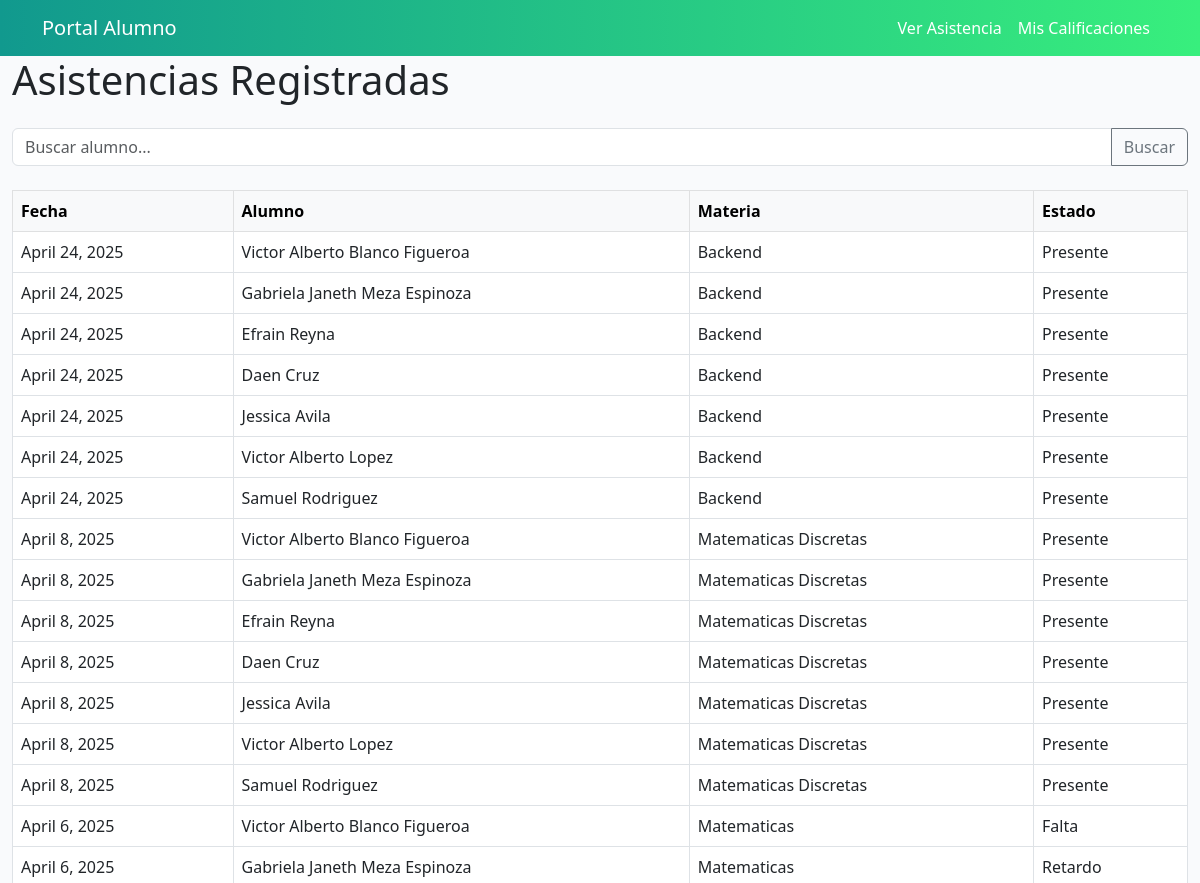
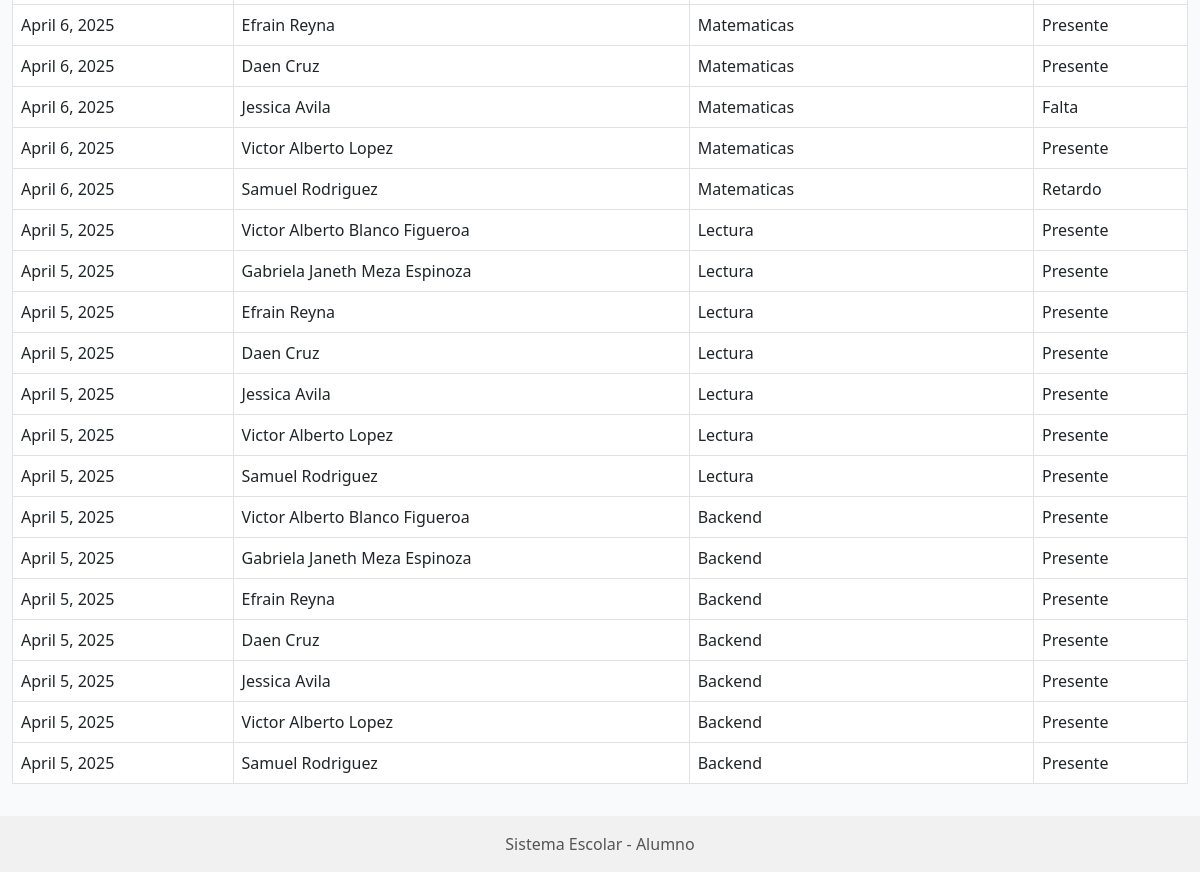
The page /asistencia/ on the database its author committed (2 pictures, top to bottom).
### gestion_escolar/models.py (models this page shows, shortened)
class Asistencia(models.Model):
    alumno = models.ForeignKey(Alumno, on_delete=models.CASCADE)
    materia = models.ForeignKey(Materia, on_delete=models.CASCADE)
    fecha = models.DateField()
    ESTADOS = (
        ('P', 'Presente'),
        ('F', 'Falta'),
        ('R', 'Retardo'),
    )
    estado = models.CharField(
        max_length=1,
        choices=ESTADOS,
        default='P',  # Por defecto, se marca "Presente"
    )

class Alumno(models.Model):
    usuario = models.OneToOneField(User, on_delete=models.CASCADE)
    matricula = models.CharField(max_length=20, blank=True, null=True)
    nombre = models.CharField(max_length=100, blank=True, null=True)
    apellido = models.CharField(max_length=100, blank=True, null=True)
    fecha_nacimiento = models.DateField(blank=True, null=True)

class Materia(models.Model):
    nombre = models.CharField(max_length=100)
    docente = models.ForeignKey(Docente, on_delete=models.CASCADE)

### gestion_escolar/views.py (the view)
# urls.py: path('asistencia/', ver_asistencia, name='ver_asistencia'),
def ver_asistencia(request):
    query = request.GET.get('q', '')
    if query:
        asistencias = Asistencia.objects.filter(
            Q(alumno__nombre__icontains=query) |
            Q(alumno__apellido__icontains=query)
        ).order_by('-fecha')
    else:
        asistencias = Asistencia.objects.all().order_by('-fecha')
    context = {
        'asistencias': asistencias,
        'query': query,  # para rellenar el input de búsqueda
    }
    return render(request, 'gestion/ver_asistencia.html', context)

### gestion_escolar/templates/gestion/ver_asistencia.html (shortened to what this page needs)
{% extends "base_alumnos.html" %}
{% block content %}
<h1 class="mb-4">Asistencias Registradas</h1>
<form method="get" class="mb-4">
  <div class="input-group">
    <input type="text" name="q" class="form-control" placeholder="Buscar alumno..." value="{{ query }}">
    <button class="btn btn-outline-secondary" type="submit">Buscar</button>
  </div>
</form>
<table class="table table-bordered table-hover">
  <thead class="table-light">
    <tr>
      <th>Fecha</th>
      <th>Alumno</th>
      <th>Materia</th>
      <th>Estado</th>
    </tr>
  </thead>
  <tbody>
    {% for a in asistencias %}
    <tr>
      <td>{{ a.fecha }}</td>
      <td>{{ a.alumno.nombre }} {{ a.alumno.apellido }}</td>
      <td>{{ a.materia.nombre }}</td>
      <td>{{ a.get_estado_display }}</td>
    </tr>
    {% empty %}
    <tr>
      <td colspan="4" class="text-center">No se encontraron asistencias.</td>
    </tr>
    {% endfor %}
  </tbody>
</table>
{% endblock %}

### rows shown on the page
Asistencia: fecha "April 24, 2025", alumno.nombre "Victor Alberto", alumno.apellido "Blanco Figueroa", materia.nombre "Backend", estado "Presente"
Asistencia: fecha "April 24, 2025", alumno.nombre "Gabriela Janeth", alumno.apellido "Meza Espinoza", materia.nombre "Backend", estado "Presente"
Asistencia: fecha "April 24, 2025", alumno.nombre "Efrain", alumno.apellido "Reyna", materia.nombre "Backend", estado "Presente"
Asistencia: fecha "April 24, 2025", alumno.nombre "Daen", alumno.apellido "Cruz", materia.nombre "Backend", estado "Presente"
Asistencia: fecha "April 24, 2025", alumno.nombre "Jessica", alumno.apellido "Avila", materia.nombre "Backend", estado "Presente"
Asistencia: fecha "April 24, 2025", alumno.nombre "Victor Alberto", alumno.apellido "Lopez", materia.nombre "Backend", estado "Presente"
Asistencia: fecha "April 24, 2025", alumno.nombre "Samuel", alumno.apellido "Rodriguez", materia.nombre "Backend", estado "Presente"
Asistencia: fecha "April 8, 2025", alumno.nombre "Victor Alberto", alumno.apellido "Blanco Figueroa", materia.nombre "Matematicas Discretas", estado "Presente"
Asistencia: fecha "April 8, 2025", alumno.nombre "Gabriela Janeth", alumno.apellido "Meza Espinoza", materia.nombre "Matematicas Discretas", estado "Presente"
Asistencia: fecha "April 8, 2025", alumno.nombre "Efrain", alumno.apellido "Reyna", materia.nombre "Matematicas Discretas", estado "Presente"
Asistencia: fecha "April 8, 2025", alumno.nombre "Daen", alumno.apellido "Cruz", materia.nombre "Matematicas Discretas", estado "Presente"
Asistencia: fecha "April 8, 2025", alumno.nombre "Jessica", alumno.apellido "Avila", materia.nombre "Matematicas Discretas", estado "Presente"
Asistencia: fecha "April 8, 2025", alumno.nombre "Victor Alberto", alumno.apellido "Lopez", materia.nombre "Matematicas Discretas", estado "Presente"
Asistencia: fecha "April 8, 2025", alumno.nombre "Samuel", alumno.apellido "Rodriguez", materia.nombre "Matematicas Discretas", estado "Presente"
Asistencia: fecha "April 6, 2025", alumno.nombre "Victor Alberto", alumno.apellido "Blanco Figueroa", materia.nombre "Matematicas", estado "Falta"
Asistencia: fecha "April 6, 2025", alumno.nombre "Gabriela Janeth", alumno.apellido "Meza Espinoza", materia.nombre "Matematicas", estado "Retardo"
Asistencia: fecha "April 6, 2025", alumno.nombre "Efrain", alumno.apellido "Reyna", materia.nombre "Matematicas", estado "Presente"
Asistencia: fecha "April 6, 2025", alumno.nombre "Daen", alumno.apellido "Cruz", materia.nombre "Matematicas", estado "Presente"
Asistencia: fecha "April 6, 2025", alumno.nombre "Jessica", alumno.apellido "Avila", materia.nombre "Matematicas", estado "Falta"
Asistencia: fecha "April 6, 2025", alumno.nombre "Victor Alberto", alumno.apellido "Lopez", materia.nombre "Matematicas", estado "Presente"
Asistencia: fecha "April 6, 2025", alumno.nombre "Samuel", alumno.apellido "Rodriguez", materia.nombre "Matematicas", estado "Retardo"
Asistencia: fecha "April 5, 2025", alumno.nombre "Victor Alberto", alumno.apellido "Blanco Figueroa", materia.nombre "Lectura", estado "Presente"
Asistencia: fecha "April 5, 2025", alumno.nombre "Gabriela Janeth", alumno.apellido "Meza Espinoza", materia.nombre "Lectura", estado "Presente"
Asistencia: fecha "April 5, 2025", alumno.nombre "Efrain", alumno.apellido "Reyna", materia.nombre "Lectura", estado "Presente"
Asistencia: fecha "April 5, 2025", alumno.nombre "Daen", alumno.apellido "Cruz", materia.nombre "Lectura", estado "Presente"
Asistencia: fecha "April 5, 2025", alumno.nombre "Jessica", alumno.apellido "Avila", materia.nombre "Lectura", estado "Presente"
Asistencia: fecha "April 5, 2025", alumno.nombre "Victor Alberto", alumno.apellido "Lopez", materia.nombre "Lectura", estado "Presente"
Asistencia: fecha "April 5, 2025", alumno.nombre "Samuel", alumno.apellido "Rodriguez", materia.nombre "Lectura", estado "Presente"
Asistencia: fecha "April 5, 2025", alumno.nombre "Victor Alberto", alumno.apellido "Blanco Figueroa", materia.nombre "Backend", estado "Presente"
Asistencia: fecha "April 5, 2025", alumno.nombre "Gabriela Janeth", alumno.apellido "Meza Espinoza", materia.nombre "Backend", estado "Presente"
Asistencia: fecha "April 5, 2025", alumno.nombre "Efrain", alumno.apellido "Reyna", materia.nombre "Backend", estado "Presente"
Asistencia: fecha "April 5, 2025", alumno.nombre "Daen", alumno.apellido "Cruz", materia.nombre "Backend", estado "Presente"
Asistencia: fecha "April 5, 2025", alumno.nombre "Jessica", alumno.apellido "Avila", materia.nombre "Backend", estado "Presente"
Asistencia: fecha "April 5, 2025", alumno.nombre "Victor Alberto", alumno.apellido "Lopez", materia.nombre "Backend", estado "Presente"
Asistencia: fecha "April 5, 2025", alumno.nombre "Samuel", alumno.apellido "Rodriguez", materia.nombre "Backend", estado "Presente"
